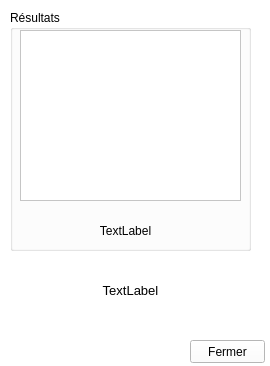
<?xml version="1.0" encoding="UTF-8"?>
<ui version="4.0">
 <class>TextResultWindow</class>
 <widget class="QWidget" name="TextResultWindow">
  <property name="geometry">
   <rect>
    <x>0</x>
    <y>0</y>
    <width>270</width>
    <height>366</height>
   </rect>
  </property>
  <property name="palette">
   <palette>
    <active>
     <colorrole role="WindowText">
      <brush brushstyle="SolidPattern">
       <color alpha="255">
        <red>0</red>
        <green>0</green>
        <blue>0</blue>
       </color>
      </brush>
     </colorrole>
     <colorrole role="Button">
      <brush brushstyle="SolidPattern">
       <color alpha="255">
        <red>255</red>
        <green>255</green>
        <blue>255</blue>
       </color>
      </brush>
     </colorrole>
     <colorrole role="Light">
      <brush brushstyle="SolidPattern">
       <color alpha="255">
        <red>255</red>
        <green>255</green>
        <blue>255</blue>
       </color>
      </brush>
     </colorrole>
     <colorrole role="Midlight">
      <brush brushstyle="SolidPattern">
       <color alpha="255">
        <red>255</red>
        <green>255</green>
        <blue>255</blue>
       </color>
      </brush>
     </colorrole>
     <colorrole role="Dark">
      <brush brushstyle="SolidPattern">
       <color alpha="255">
        <red>127</red>
        <green>127</green>
        <blue>127</blue>
       </color>
      </brush>
     </colorrole>
     <colorrole role="Mid">
      <brush brushstyle="SolidPattern">
       <color alpha="255">
        <red>170</red>
        <green>170</green>
        <blue>170</blue>
       </color>
      </brush>
     </colorrole>
     <colorrole role="Text">
      <brush brushstyle="SolidPattern">
       <color alpha="255">
        <red>0</red>
        <green>0</green>
        <blue>0</blue>
       </color>
      </brush>
     </colorrole>
     <colorrole role="BrightText">
      <brush brushstyle="SolidPattern">
       <color alpha="255">
        <red>255</red>
        <green>255</green>
        <blue>255</blue>
       </color>
      </brush>
     </colorrole>
     <colorrole role="ButtonText">
      <brush brushstyle="SolidPattern">
       <color alpha="255">
        <red>0</red>
        <green>0</green>
        <blue>0</blue>
       </color>
      </brush>
     </colorrole>
     <colorrole role="Base">
      <brush brushstyle="SolidPattern">
       <color alpha="255">
        <red>255</red>
        <green>255</green>
        <blue>255</blue>
       </color>
      </brush>
     </colorrole>
     <colorrole role="Window">
      <brush brushstyle="SolidPattern">
       <color alpha="255">
        <red>255</red>
        <green>255</green>
        <blue>255</blue>
       </color>
      </brush>
     </colorrole>
     <colorrole role="Shadow">
      <brush brushstyle="SolidPattern">
       <color alpha="255">
        <red>0</red>
        <green>0</green>
        <blue>0</blue>
       </color>
      </brush>
     </colorrole>
     <colorrole role="AlternateBase">
      <brush brushstyle="SolidPattern">
       <color alpha="255">
        <red>255</red>
        <green>255</green>
        <blue>255</blue>
       </color>
      </brush>
     </colorrole>
     <colorrole role="ToolTipBase">
      <brush brushstyle="SolidPattern">
       <color alpha="255">
        <red>255</red>
        <green>255</green>
        <blue>220</blue>
       </color>
      </brush>
     </colorrole>
     <colorrole role="ToolTipText">
      <brush brushstyle="SolidPattern">
       <color alpha="255">
        <red>0</red>
        <green>0</green>
        <blue>0</blue>
       </color>
      </brush>
     </colorrole>
    </active>
    <inactive>
     <colorrole role="WindowText">
      <brush brushstyle="SolidPattern">
       <color alpha="255">
        <red>0</red>
        <green>0</green>
        <blue>0</blue>
       </color>
      </brush>
     </colorrole>
     <colorrole role="Button">
      <brush brushstyle="SolidPattern">
       <color alpha="255">
        <red>255</red>
        <green>255</green>
        <blue>255</blue>
       </color>
      </brush>
     </colorrole>
     <colorrole role="Light">
      <brush brushstyle="SolidPattern">
       <color alpha="255">
        <red>255</red>
        <green>255</green>
        <blue>255</blue>
       </color>
      </brush>
     </colorrole>
     <colorrole role="Midlight">
      <brush brushstyle="SolidPattern">
       <color alpha="255">
        <red>255</red>
        <green>255</green>
        <blue>255</blue>
       </color>
      </brush>
     </colorrole>
     <colorrole role="Dark">
      <brush brushstyle="SolidPattern">
       <color alpha="255">
        <red>127</red>
        <green>127</green>
        <blue>127</blue>
       </color>
      </brush>
     </colorrole>
     <colorrole role="Mid">
      <brush brushstyle="SolidPattern">
       <color alpha="255">
        <red>170</red>
        <green>170</green>
        <blue>170</blue>
       </color>
      </brush>
     </colorrole>
     <colorrole role="Text">
      <brush brushstyle="SolidPattern">
       <color alpha="255">
        <red>0</red>
        <green>0</green>
        <blue>0</blue>
       </color>
      </brush>
     </colorrole>
     <colorrole role="BrightText">
      <brush brushstyle="SolidPattern">
       <color alpha="255">
        <red>255</red>
        <green>255</green>
        <blue>255</blue>
       </color>
      </brush>
     </colorrole>
     <colorrole role="ButtonText">
      <brush brushstyle="SolidPattern">
       <color alpha="255">
        <red>0</red>
        <green>0</green>
        <blue>0</blue>
       </color>
      </brush>
     </colorrole>
     <colorrole role="Base">
      <brush brushstyle="SolidPattern">
       <color alpha="255">
        <red>255</red>
        <green>255</green>
        <blue>255</blue>
       </color>
      </brush>
     </colorrole>
     <colorrole role="Window">
      <brush brushstyle="SolidPattern">
       <color alpha="255">
        <red>255</red>
        <green>255</green>
        <blue>255</blue>
       </color>
      </brush>
     </colorrole>
     <colorrole role="Shadow">
      <brush brushstyle="SolidPattern">
       <color alpha="255">
        <red>0</red>
        <green>0</green>
        <blue>0</blue>
       </color>
      </brush>
     </colorrole>
     <colorrole role="AlternateBase">
      <brush brushstyle="SolidPattern">
       <color alpha="255">
        <red>255</red>
        <green>255</green>
        <blue>255</blue>
       </color>
      </brush>
     </colorrole>
     <colorrole role="ToolTipBase">
      <brush brushstyle="SolidPattern">
       <color alpha="255">
        <red>255</red>
        <green>255</green>
        <blue>220</blue>
       </color>
      </brush>
     </colorrole>
     <colorrole role="ToolTipText">
      <brush brushstyle="SolidPattern">
       <color alpha="255">
        <red>0</red>
        <green>0</green>
        <blue>0</blue>
       </color>
      </brush>
     </colorrole>
    </inactive>
    <disabled>
     <colorrole role="WindowText">
      <brush brushstyle="SolidPattern">
       <color alpha="255">
        <red>127</red>
        <green>127</green>
        <blue>127</blue>
       </color>
      </brush>
     </colorrole>
     <colorrole role="Button">
      <brush brushstyle="SolidPattern">
       <color alpha="255">
        <red>255</red>
        <green>255</green>
        <blue>255</blue>
       </color>
      </brush>
     </colorrole>
     <colorrole role="Light">
      <brush brushstyle="SolidPattern">
       <color alpha="255">
        <red>255</red>
        <green>255</green>
        <blue>255</blue>
       </color>
      </brush>
     </colorrole>
     <colorrole role="Midlight">
      <brush brushstyle="SolidPattern">
       <color alpha="255">
        <red>255</red>
        <green>255</green>
        <blue>255</blue>
       </color>
      </brush>
     </colorrole>
     <colorrole role="Dark">
      <brush brushstyle="SolidPattern">
       <color alpha="255">
        <red>127</red>
        <green>127</green>
        <blue>127</blue>
       </color>
      </brush>
     </colorrole>
     <colorrole role="Mid">
      <brush brushstyle="SolidPattern">
       <color alpha="255">
        <red>170</red>
        <green>170</green>
        <blue>170</blue>
       </color>
      </brush>
     </colorrole>
     <colorrole role="Text">
      <brush brushstyle="SolidPattern">
       <color alpha="255">
        <red>127</red>
        <green>127</green>
        <blue>127</blue>
       </color>
      </brush>
     </colorrole>
     <colorrole role="BrightText">
      <brush brushstyle="SolidPattern">
       <color alpha="255">
        <red>255</red>
        <green>255</green>
        <blue>255</blue>
       </color>
      </brush>
     </colorrole>
     <colorrole role="ButtonText">
      <brush brushstyle="SolidPattern">
       <color alpha="255">
        <red>127</red>
        <green>127</green>
        <blue>127</blue>
       </color>
      </brush>
     </colorrole>
     <colorrole role="Base">
      <brush brushstyle="SolidPattern">
       <color alpha="255">
        <red>255</red>
        <green>255</green>
        <blue>255</blue>
       </color>
      </brush>
     </colorrole>
     <colorrole role="Window">
      <brush brushstyle="SolidPattern">
       <color alpha="255">
        <red>255</red>
        <green>255</green>
        <blue>255</blue>
       </color>
      </brush>
     </colorrole>
     <colorrole role="Shadow">
      <brush brushstyle="SolidPattern">
       <color alpha="255">
        <red>0</red>
        <green>0</green>
        <blue>0</blue>
       </color>
      </brush>
     </colorrole>
     <colorrole role="AlternateBase">
      <brush brushstyle="SolidPattern">
       <color alpha="255">
        <red>255</red>
        <green>255</green>
        <blue>255</blue>
       </color>
      </brush>
     </colorrole>
     <colorrole role="ToolTipBase">
      <brush brushstyle="SolidPattern">
       <color alpha="255">
        <red>255</red>
        <green>255</green>
        <blue>220</blue>
       </color>
      </brush>
     </colorrole>
     <colorrole role="ToolTipText">
      <brush brushstyle="SolidPattern">
       <color alpha="255">
        <red>0</red>
        <green>0</green>
        <blue>0</blue>
       </color>
      </brush>
     </colorrole>
    </disabled>
   </palette>
  </property>
  <property name="windowTitle">
   <string>Résultats Keystroke</string>
  </property>
  <widget class="QGroupBox" name="groupBox">
   <property name="geometry">
    <rect>
     <x>10</x>
     <y>10</y>
     <width>241</width>
     <height>241</height>
    </rect>
   </property>
   <property name="title">
    <string>Résultats</string>
   </property>
   <widget class="QListWidget" name="listWidget">
    <property name="geometry">
     <rect>
      <x>10</x>
      <y>20</y>
      <width>221</width>
      <height>171</height>
     </rect>
    </property>
   </widget>
   <widget class="QLabel" name="label">
    <property name="geometry">
     <rect>
      <x>20</x>
      <y>210</y>
      <width>191</width>
      <height>21</height>
     </rect>
    </property>
    <property name="text">
     <string>TextLabel</string>
    </property>
    <property name="alignment">
     <set>Qt::AlignCenter</set>
    </property>
   </widget>
  </widget>
  <widget class="QLabel" name="label_2">
   <property name="geometry">
    <rect>
     <x>20</x>
     <y>260</y>
     <width>221</width>
     <height>61</height>
    </rect>
   </property>
   <property name="font">
    <font>
     <pointsize>10</pointsize>
    </font>
   </property>
   <property name="text">
    <string>TextLabel</string>
   </property>
   <property name="alignment">
    <set>Qt::AlignCenter</set>
   </property>
   <property name="wordWrap">
    <bool>true</bool>
   </property>
  </widget>
  <widget class="QPushButton" name="pushButton">
   <property name="geometry">
    <rect>
     <x>190</x>
     <y>340</y>
     <width>75</width>
     <height>23</height>
    </rect>
   </property>
   <property name="text">
    <string>Fermer</string>
   </property>
  </widget>
 </widget>
 <resources/>
 <connections>
  <connection>
   <sender>pushButton</sender>
   <signal>clicked()</signal>
   <receiver>TextResultWindow</receiver>
   <slot>close()</slot>
   <hints>
    <hint type="sourcelabel">
     <x>226</x>
     <y>352</y>
    </hint>
    <hint type="destinationlabel">
     <x>91</x>
     <y>354</y>
    </hint>
   </hints>
  </connection>
 </connections>
</ui>
